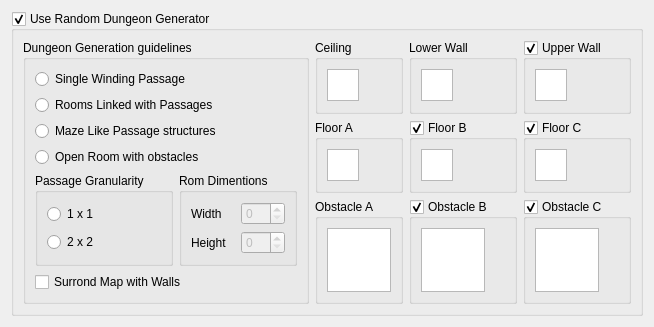
     <widget class="QWidget" name="tab_2">
      <attribute name="title">
       <string>Dungeon Generator</string>
      </attribute>
      <layout class="QHBoxLayout" name="horizontalLayout_4">
       <item>
        <widget class="QGroupBox" name="groupUseGenerator">
         <property name="sizePolicy">
          <sizepolicy hsizetype="Preferred" vsizetype="Preferred">
           <horstretch>0</horstretch>
           <verstretch>0</verstretch>
          </sizepolicy>
         </property>
         <property name="title">
          <string>Use Random Dungeon Generator</string>
         </property>
         <property name="checkable">
          <bool>true</bool>
         </property>
         <layout class="QHBoxLayout" name="horizontalLayout_15">
          <item>
           <widget class="QGroupBox" name="groupBox_17">
            <property name="sizePolicy">
             <sizepolicy hsizetype="Preferred" vsizetype="Preferred">
              <horstretch>1</horstretch>
              <verstretch>0</verstretch>
             </sizepolicy>
            </property>
            <property name="title">
             <string>Dungeon Generation guidelines</string>
            </property>
            <layout class="QVBoxLayout" name="verticalLayout_17">
             <item>
              <widget class="QRadioButton" name="radioDungeonSinglePassage">
               <property name="text">
                <string>Single Winding Passage</string>
               </property>
              </widget>
             </item>
             <item>
              <widget class="QRadioButton" name="radioDungeonLinkedRooms">
               <property name="text">
                <string>Rooms Linked with Passages</string>
               </property>
              </widget>
             </item>
             <item>
              <widget class="QRadioButton" name="radioDungeonMaze">
               <property name="text">
                <string>Maze Like Passage structures</string>
               </property>
              </widget>
             </item>
             <item>
              <widget class="QRadioButton" name="radioDungeonOpenRoom">
               <property name="text">
                <string>Open Room with obstacles</string>
               </property>
              </widget>
             </item>
             <item>
              <layout class="QHBoxLayout" name="horizontalLayout_11">
               <item>
                <widget class="QGroupBox" name="groupBox_28">
                 <property name="title">
                  <string>Passage Granularity</string>
                 </property>
                 <layout class="QVBoxLayout" name="verticalLayout_15">
                  <item>
                   <widget class="QRadioButton" name="radioDungeonPassage1_1">
                    <property name="text">
                     <string>1 x 1</string>
                    </property>
                   </widget>
                  </item>
                  <item>
                   <widget class="QRadioButton" name="radioDungeonPassage2_2">
                    <property name="text">
                     <string>2 x 2</string>
                    </property>
                   </widget>
                  </item>
                 </layout>
                </widget>
               </item>
               <item>
                <widget class="QGroupBox" name="groupBox_27">
                 <property name="title">
                  <string>Rom Dimentions</string>
                 </property>
                 <layout class="QGridLayout" name="gridLayout_3">
                  <item row="0" column="0">
                   <widget class="QLabel" name="label_4">
                    <property name="text">
                     <string>Width</string>
                    </property>
                    <property name="buddy">
                     <cstring>spinDungeonRoomWidth</cstring>
                    </property>
                   </widget>
                  </item>
                  <item row="0" column="1">
                   <widget class="QSpinBox" name="spinDungeonRoomWidth">
                    <property name="enabled">
                     <bool>false</bool>
                    </property>
                   </widget>
                  </item>
                  <item row="1" column="0">
                   <widget class="QLabel" name="label_5">
                    <property name="text">
                     <string>Height</string>
                    </property>
                    <property name="buddy">
                     <cstring>spinDungeonRoomHeight</cstring>
                    </property>
                   </widget>
                  </item>
                  <item row="1" column="1">
                   <widget class="QSpinBox" name="spinDungeonRoomHeight">
                    <property name="enabled">
                     <bool>false</bool>
                    </property>
                   </widget>
                  </item>
                 </layout>
                </widget>
               </item>
              </layout>
             </item>
             <item>
              <widget class="QCheckBox" name="checkDungeonSurroundWithWalls">
               <property name="text">
                <string>Surrond Map with Walls</string>
               </property>
              </widget>
             </item>
            </layout>
           </widget>
          </item>
          <item>
           <layout class="QGridLayout" name="gridLayout">
            <item row="0" column="0">
             <widget class="QGroupBox" name="groupBox_18">
              <property name="title">
               <string>Ceiling</string>
              </property>
              <layout class="QVBoxLayout" name="verticalLayout_23">
               <item>
                <widget class="QGraphicsView" name="graphicsCeiling">
                 <property name="minimumSize">
                  <size>
                   <width>32</width>
                   <height>32</height>
                  </size>
                 </property>
                 <property name="maximumSize">
                  <size>
                   <width>32</width>
                   <height>32</height>
                  </size>
                 </property>
                 <property name="verticalScrollBarPolicy">
                  <enum>Qt::ScrollBarAlwaysOff</enum>
                 </property>
                 <property name="horizontalScrollBarPolicy">
                  <enum>Qt::ScrollBarAlwaysOff</enum>
                 </property>
                </widget>
               </item>
              </layout>
             </widget>
            </item>
            <item row="0" column="1">
             <widget class="QGroupBox" name="groupBox_19">
              <property name="title">
               <string>Lower Wall</string>
              </property>
              <layout class="QVBoxLayout" name="verticalLayout_22">
               <item>
                <widget class="QGraphicsView" name="graphicsLowerWall">
                 <property name="minimumSize">
                  <size>
                   <width>32</width>
                   <height>32</height>
                  </size>
                 </property>
                 <property name="maximumSize">
                  <size>
                   <width>32</width>
                   <height>32</height>
                  </size>
                 </property>
                 <property name="verticalScrollBarPolicy">
                  <enum>Qt::ScrollBarAlwaysOff</enum>
                 </property>
                 <property name="horizontalScrollBarPolicy">
                  <enum>Qt::ScrollBarAlwaysOff</enum>
                 </property>
                </widget>
               </item>
              </layout>
             </widget>
            </item>
            <item row="0" column="2">
             <widget class="QGroupBox" name="groupUpperWall">
              <property name="title">
               <string>Upper Wall</string>
              </property>
              <property name="checkable">
               <bool>true</bool>
              </property>
              <layout class="QVBoxLayout" name="verticalLayout_21">
               <item>
                <widget class="QGraphicsView" name="graphicsUpperWall">
                 <property name="minimumSize">
                  <size>
                   <width>32</width>
                   <height>32</height>
                  </size>
                 </property>
                 <property name="maximumSize">
                  <size>
                   <width>32</width>
                   <height>32</height>
                  </size>
                 </property>
                 <property name="verticalScrollBarPolicy">
                  <enum>Qt::ScrollBarAlwaysOff</enum>
                 </property>
                 <property name="horizontalScrollBarPolicy">
                  <enum>Qt::ScrollBarAlwaysOff</enum>
                 </property>
                </widget>
               </item>
              </layout>
             </widget>
            </item>
            <item row="1" column="0">
             <widget class="QGroupBox" name="groupBox_26">
              <property name="title">
               <string>Floor A</string>
              </property>
              <layout class="QVBoxLayout" name="verticalLayout_24">
               <item>
                <widget class="QGraphicsView" name="graphicsFloorA">
                 <property name="minimumSize">
                  <size>
                   <width>32</width>
                   <height>32</height>
                  </size>
                 </property>
                 <property name="maximumSize">
                  <size>
                   <width>32</width>
                   <height>32</height>
                  </size>
                 </property>
                 <property name="verticalScrollBarPolicy">
                  <enum>Qt::ScrollBarAlwaysOff</enum>
                 </property>
                 <property name="horizontalScrollBarPolicy">
                  <enum>Qt::ScrollBarAlwaysOff</enum>
                 </property>
                </widget>
               </item>
              </layout>
             </widget>
            </item>
            <item row="1" column="1">
             <widget class="QGroupBox" name="groupFloorB">
              <property name="title">
               <string>Floor B</string>
              </property>
              <property name="checkable">
               <bool>true</bool>
              </property>
              <layout class="QVBoxLayout" name="verticalLayout_25">
               <item>
                <widget class="QGraphicsView" name="graphicsFloorB">
                 <property name="minimumSize">
                  <size>
                   <width>32</width>
                   <height>32</height>
                  </size>
                 </property>
                 <property name="maximumSize">
                  <size>
                   <width>32</width>
                   <height>32</height>
                  </size>
                 </property>
                 <property name="verticalScrollBarPolicy">
                  <enum>Qt::ScrollBarAlwaysOff</enum>
                 </property>
                 <property name="horizontalScrollBarPolicy">
                  <enum>Qt::ScrollBarAlwaysOff</enum>
                 </property>
                </widget>
               </item>
              </layout>
             </widget>
            </item>
            <item row="1" column="2">
             <widget class="QGroupBox" name="groupFloorC">
              <property name="title">
               <string>Floor C</string>
              </property>
              <property name="checkable">
               <bool>true</bool>
              </property>
              <layout class="QVBoxLayout" name="verticalLayout_26">
               <item>
                <widget class="QGraphicsView" name="graphicsFloorC">
                 <property name="minimumSize">
                  <size>
                   <width>32</width>
                   <height>32</height>
                  </size>
                 </property>
                 <property name="maximumSize">
                  <size>
                   <width>32</width>
                   <height>32</height>
                  </size>
                 </property>
                 <property name="verticalScrollBarPolicy">
                  <enum>Qt::ScrollBarAlwaysOff</enum>
                 </property>
                 <property name="horizontalScrollBarPolicy">
                  <enum>Qt::ScrollBarAlwaysOff</enum>
                 </property>
                </widget>
               </item>
              </layout>
             </widget>
            </item>
            <item row="2" column="0">
             <widget class="QGroupBox" name="groupBox_23">
              <property name="title">
               <string>Obstacle A</string>
              </property>
              <layout class="QVBoxLayout" name="verticalLayout_29">
               <item>
                <widget class="QGraphicsView" name="graphicsObstacleA">
                 <property name="minimumSize">
                  <size>
                   <width>64</width>
                   <height>64</height>
                  </size>
                 </property>
                 <property name="maximumSize">
                  <size>
                   <width>64</width>
                   <height>64</height>
                  </size>
                 </property>
                 <property name="verticalScrollBarPolicy">
                  <enum>Qt::ScrollBarAlwaysOff</enum>
                 </property>
                 <property name="horizontalScrollBarPolicy">
                  <enum>Qt::ScrollBarAlwaysOff</enum>
                 </property>
                </widget>
               </item>
              </layout>
             </widget>
            </item>
            <item row="2" column="1">
             <widget class="QGroupBox" name="groupObstacleB">
              <property name="title">
               <string>Obstacle B</string>
              </property>
              <property name="checkable">
               <bool>true</bool>
              </property>
              <layout class="QVBoxLayout" name="verticalLayout_28">
               <item>
                <widget class="QGraphicsView" name="graphicsObstacleB">
                 <property name="minimumSize">
                  <size>
                   <width>64</width>
                   <height>64</height>
                  </size>
                 </property>
                 <property name="maximumSize">
                  <size>
                   <width>64</width>
                   <height>64</height>
                  </size>
                 </property>
                 <property name="verticalScrollBarPolicy">
                  <enum>Qt::ScrollBarAlwaysOff</enum>
                 </property>
                 <property name="horizontalScrollBarPolicy">
                  <enum>Qt::ScrollBarAlwaysOff</enum>
                 </property>
                </widget>
               </item>
              </layout>
             </widget>
            </item>
            <item row="2" column="2">
             <widget class="QGroupBox" name="groupObstacleC">
              <property name="title">
               <string>Obstacle C</string>
              </property>
              <property name="checkable">
               <bool>true</bool>
              </property>
              <layout class="QVBoxLayout" name="verticalLayout_27">
               <item>
                <widget class="QGraphicsView" name="graphicsObstacleC">
                 <property name="minimumSize">
                  <size>
                   <width>64</width>
                   <height>64</height>
                  </size>
                 </property>
                 <property name="maximumSize">
                  <size>
                   <width>64</width>
                   <height>64</height>
                  </size>
                 </property>
                 <property name="verticalScrollBarPolicy">
                  <enum>Qt::ScrollBarAlwaysOff</enum>
                 </property>
                 <property name="horizontalScrollBarPolicy">
                  <enum>Qt::ScrollBarAlwaysOff</enum>
                 </property>
                </widget>
               </item>
              </layout>
             </widget>
            </item>
           </layout>
          </item>
         </layout>
        </widget>
       </item>
      </layout>
     </widget>
